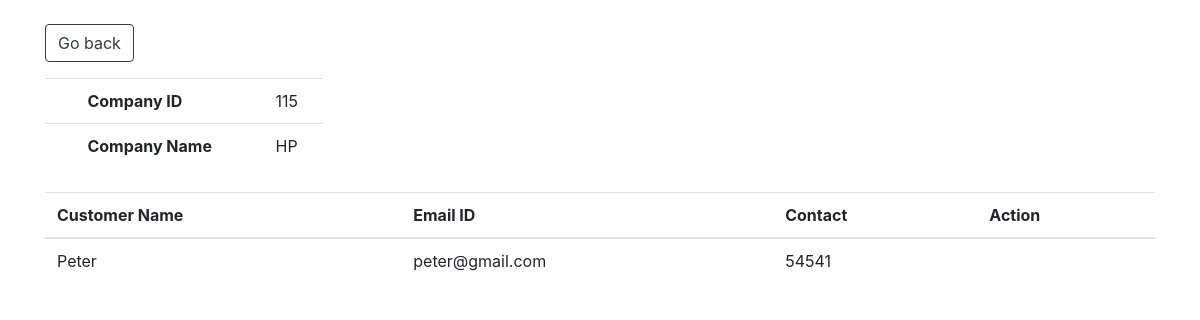
The app's page /view_customer.php?id=115 with its own data.
### tables this page shows
CREATE TABLE `company` (
  `company_id` int(11) NOT NULL,
  `company_name` varchar(250) NOT NULL,
  `email_id` varchar(250) NOT NULL,
  `telephone` int(11) NOT NULL
);

CREATE TABLE `customer` (
  `id` int(11) NOT NULL,
  `company_id` int(11) NOT NULL,
  `customer_name` varchar(50) NOT NULL,
  `email_id` varchar(250) NOT NULL,
  `contact` int(11) NOT NULL
);

### models.php (called while the page is built, shortened)
<?php
    function displayCompanyPerPage()
    {
        $connection = getConnection();
        $id = $_GET['id'];
        $query = 'SELECT * FROM company WHERE company_id = :id';
        $result = $connection->prepare($query);
        $result->execute([':id' => $id]);
        return $result->fetch(PDO::FETCH_OBJ);
    }
    function displayCustomer()
    {
        $connection = getConnection();
        $id = $_GET['id'];
        $query = 'SELECT customer.customer_name, customer.email_id, customer.contact FROM company, customer WHERE company.company_id = :id';
        $result = $connection->prepare($query);
        $result->execute([':id' => $id]);
        return $result->fetch(PDO::FETCH_OBJ);
    }
?>

### view_customer.php (the view, shortened to what this page needs)
<?php
    require 'models.php';
    $displayCompanyPerPage = displayCompanyPerPage();
    $displayCustomer = displayCustomer();
?>
<html>
    <head>
        <link rel="stylesheet" href="https://maxcdn.bootstrapcdn.com/bootstrap/4.0.0/css/bootstrap.min.css">
    </head>
    <body>
        <div class="container mt-4">
            <a class="btn btn-outline-dark mb-2" href="index.php">Go back</a>
            <table class="table mt-2 w-25">
                <tr>
                    <td><th>Company ID</th></td>
                    <td><?php echo $displayCompanyPerPage->company_id; ?></td>
                </tr>
                <tr>
                    <td><th>Company Name</th></td>
                    <td><?php echo $displayCompanyPerPage->company_name; ?></td>
                </tr>
            </table>
            <table class="table mt-4 table-hover">
                <thead>
                    <tr>
                        <th>Customer Name</th>
                        <th>Email ID</th>
                        <th>Contact</th>
                        <th>Action</th>
                    </tr>
                </thead>
                <tbody>
                    <tr>
                        <td><?php echo $displayCustomer->customer_name; ?></td>
                        <td><?php echo $displayCustomer->email_id; ?></td>
                        <td><?php echo $displayCustomer->contact; ?></td>
                        <td></td>
                    </tr>
                </tbody>
            </table>
        </div>
    </body>
</html>

### records on screen
company: company_id "115", company_name "HP"
customer: customer_name "Peter", email "peter@gmail.com", contact "54541"
